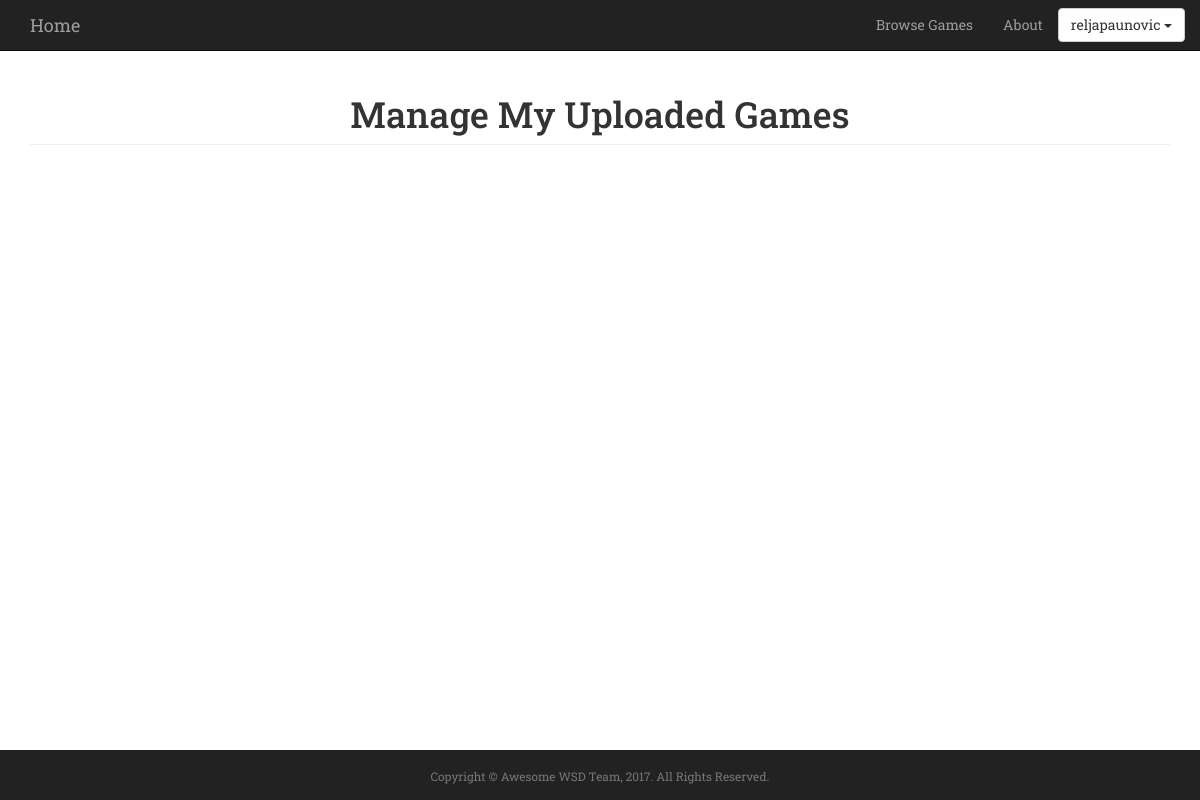
Before: /myProfile/manageUploadedGames/ (signed in) with the older database file.
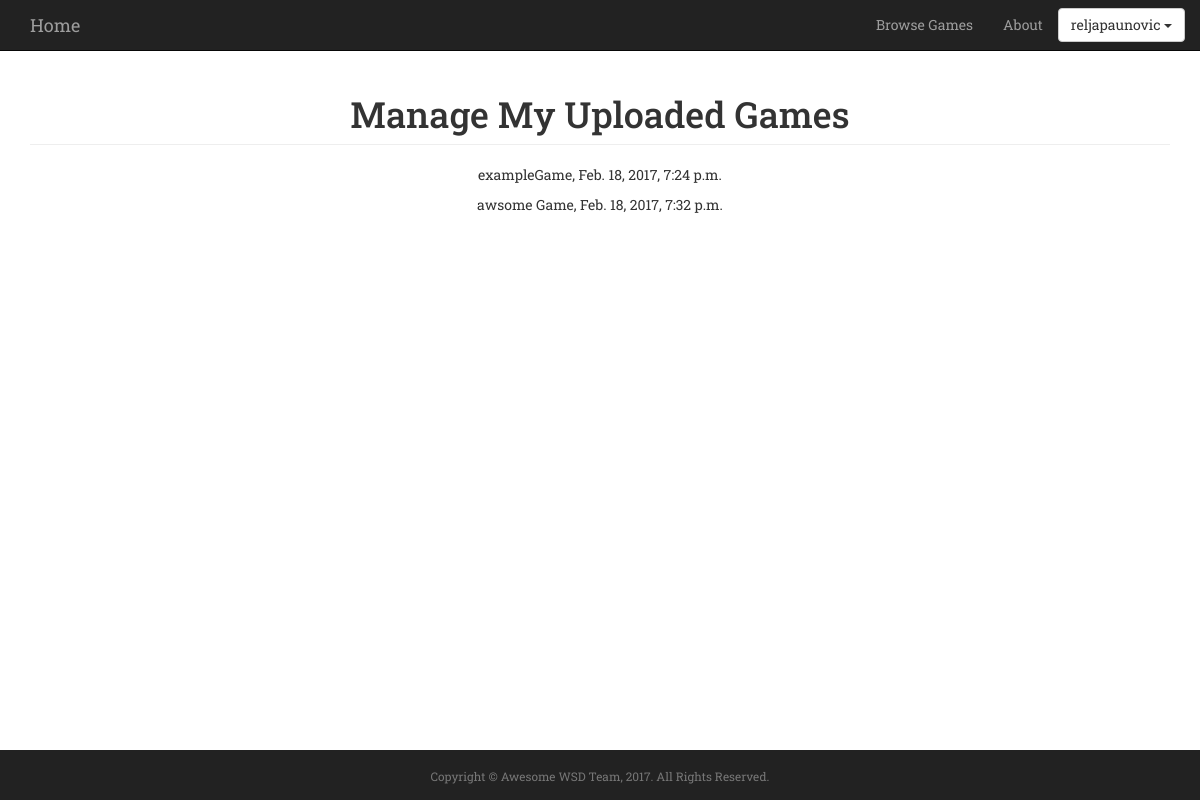
After: the same page with the newer database file.
### awsomeProject/models.py (models this page shows, shortened)
class Game(models.Model):
	Category_Choices = (
		('Action', 'Action'),
		('Adventure', 'Adventure'),
		('Sports', 'Sports'),
		('Strategy', 'Strategy'),
		('Puzzle', 'Puzzle')
	)
	name = models.CharField(max_length=255, unique=True)
	url = models.URLField()
	price = models.FloatField()
	description = models.TextField(max_length=300, default='')
	created = models.DateField(default=now, editable=False)
	category = models.CharField(max_length=20, choices=Category_Choices, default='Action')
	image = CloudinaryField('image')
	""" Informative name for mode """

class Transaction(models.Model):
	user = models.ForeignKey(User, on_delete = models.CASCADE)
	game = models.ForeignKey('Game', on_delete = models.CASCADE)
	timestamp = models.DateTimeField(default=now, editable=False)

### awsomeProject/views.py (the view)
# urls.py: url(r'^myProfile/manageUploadedGames/$', views.manageUploadedGames, name='manageUploadedGames'),
@login_required(login_url='/login/')
def manageUploadedGames(request):
	developerProfile = UserProfile.objects.get(user=request.user)
	if developerProfile.isDeveloper:
		DeveloperGames = DeveloperGame.objects.all().filter(user=request.user) #Querying from the developer game table all objects whose user matches request.user
		games = []
		numberOfPurchasesList = []
		for developerGame in DeveloperGames:
			games.append(developerGame.game) # developerGame is an instance (a row in the database table) of DeveloperGames
			Purchases = Transaction.objects.all().filter(game=developerGame.game) 	# Querying from the Transaction table the all transactions objects
			numberOfPurchasesList.append(len(Purchases))
		gamePurchases = zip(games, numberOfPurchasesList)
	else:
		return HttpResponseRedirect('/') #in case address is typed, this redirects them to home (secure stuff)
	PurchasedGames = Transaction.objects.all().filter(user=request.user)
	purchasedGames = []
	purchasedWhen = []
	for boughtGame in PurchasedGames:
		purchasedGames.append(boughtGame.game.name)
		purchasedWhen.append(boughtGame.timestamp)
	boughtGames = zip(purchasedGames, purchasedWhen)
	return render(request, "manageUploadedGames.html", {"developerProfile": developerProfile, "gamePurchases": gamePurchases, "boughtGames": boughtGames})

### awsomeProject/templates/manageUploadedGames.html (shortened to what this page needs)
{% extends "base.html" %}
{% block scriptsAndStylesheets %}
  {% load cloudinary %}
{% endblock %}
{% block main %}
<div class="col-lg-12">
                <h1 class="page-header"> Manage My Uploaded Games </h1>
</div>
{% for purchasedGame, purchasedWhen in boughtGames %}
	<p>{{purchasedGame}}, {{purchasedWhen}}</p>
{% endfor %}
{% endblock %}

Changed rows visible on the page:
now on this page (row unchanged): Game: boughtGames "exampleGame"
added Transaction: boughtGames "Feb. 18, 2017, 7:24 p.m."
added Game: boughtGames "awsome Game"
added Transaction: boughtGames "Feb. 18, 2017, 7:32 p.m."
